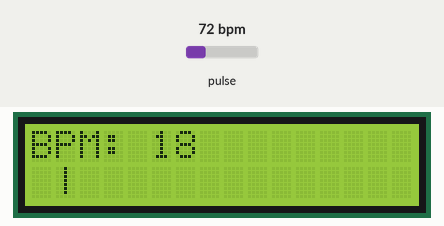
Recording of a sketch running on a simulated Arduino Uno, built with avr-gcc and run on an emulated ATmega328P. Shown: 16×2 character LCD. Inputs (shaded band) come from the test bench; at power-on: pulse 72 bpm. What the sketch prints to the serial monitor is not drawn.

Above: at 1.2 s.
1.3 s: pulse set to 42 bpm
At 2.5 s:
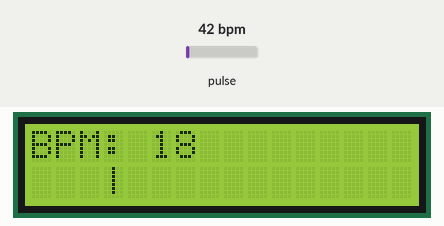
4.1 s: pulse set to 70 bpm
At 5.2 s:
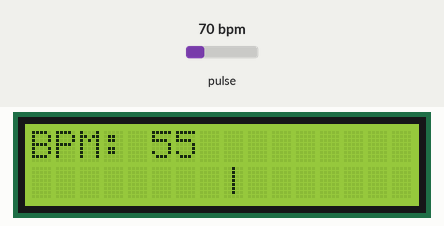
6.8 s: pulse set to 100 bpm
At 7.3 s:
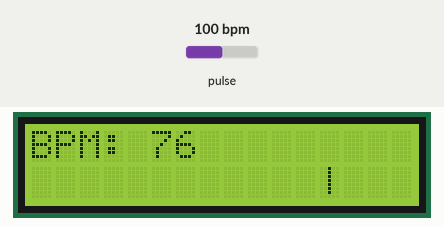
Timing chart, 0 to 9.8 s (numbered marks = the images above; inputs shaded):
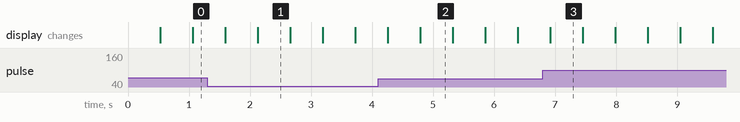

The sketch:

Heartbeat.ino
```cpp
#include <Wire.h>
#include <MAX30105.h>
#include <LiquidCrystal_I2C.h>
#include "heartRate.h"

MAX30105 particleSensor;
LiquidCrystal_I2C lcd(0x27,16,2);

// Heart rate variables
long lastBeat = 0;
float beatsPerMinute = 0;
int beatAvg = 0;

const byte RATE_SIZE = 4;
byte rates[RATE_SIZE];
byte rateSpot = 0;

// Smoothing IR
const int IR_SMOOTH_SIZE = 10;
long irBuffer[IR_SMOOTH_SIZE];
int irIndex = 0;

// LCD update timing
unsigned long lastLCD = 0;
const unsigned long lcdInterval = 500;

// Finger detected flag
bool fingerDetected = false;

// SpO2 bar variables
int spo2Bar = 0;
bool barDirection = true; // true = forward, false = backward

void setup() {
  Serial.begin(9600);
  Wire.begin();

  lcd.init();
  lcd.backlight();
  lcd.clear();
  lcd.setCursor(0,0);
  lcd.print("Initializing...");

  if (!particleSensor.begin()) {
    Serial.println("MAX30102 not found!");
    lcd.clear();
    lcd.print("Sensor Error!");
    while(1);
  }

  particleSensor.setup();
  particleSensor.setPulseAmplitudeRed(0x1F);
  particleSensor.setPulseAmplitudeIR(0x1F);

  Serial.println("Sensor ready! Place finger...");
  lcd.clear();
  lcd.print("Place Finger...");
}

void loop() {
  long irValue = particleSensor.getIR();

  // Detect finger
  if (irValue > 5000 && !fingerDetected) { // adjust threshold if needed
    lcd.clear();
    fingerDetected = true;
  }

  // Smooth IR
  irBuffer[irIndex++] = irValue;
  if (irIndex >= IR_SMOOTH_SIZE) irIndex = 0;

  long irSum = 0;
  for (int i = 0; i < IR_SMOOTH_SIZE; i++) irSum += irBuffer[i];
  long irSmooth = irSum / IR_SMOOTH_SIZE;

  // Beat detection
  if (checkForBeat(irSmooth)) {
    long delta = millis() - lastBeat;
    lastBeat = millis();
    beatsPerMinute = 60 / (delta / 1000.0);

    if (beatsPerMinute < 255 && beatsPerMinute > 20) {
      rates[rateSpot++] = (byte)beatsPerMinute;
      rateSpot %= RATE_SIZE;

      beatAvg = 0;
      for (byte i = 0; i < RATE_SIZE; i++) beatAvg += rates[i];
      beatAvg /= RATE_SIZE;
    }
  }

  // Update LCD & Serial
  if (millis() - lastLCD >= lcdInterval && fingerDetected) {
    Serial.print("BPM=");
    if (beatAvg > 0) Serial.println(beatAvg);
    else Serial.println("--");

    // Clear line first to prevent ghost digits
    lcd.setCursor(0,0);
    lcd.print("BPM:    "); // enough spaces to clear old digits
    lcd.setCursor(5,0);
    if (beatAvg > 0) lcd.print(beatAvg);
    else lcd.print("--");

    // SpO2 animation bar
    lcd.setCursor(0,1);
    for (int i = 0; i < 16; i++) {
      if (i == spo2Bar) lcd.print("|");
      else lcd.print(" ");
    }

    // Move bar
    if (barDirection) spo2Bar++;
    else spo2Bar--;
    if (spo2Bar >= 15) barDirection = false;
    if (spo2Bar <= 0) barDirection = true;

    lastLCD = millis();
  }
}
```

Measured:
- what the display in image 1 shows lasts 0.6 s, from 2.1 s to 2.7 s
